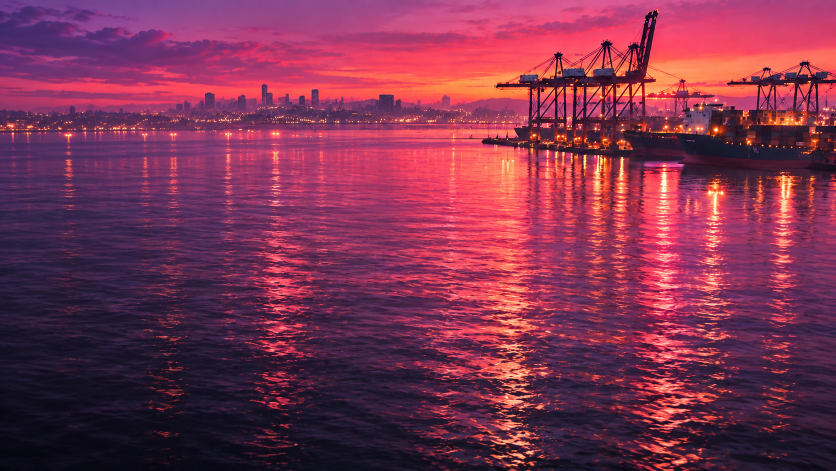
#> input picture assets/plates/bg-sky-sea.png, 1672 x 941 px, found by its file name (shown at 1/2 size)
$ python balance.py
#> lines starting #> are read from the running program, lines starting #| are printed output that depends on the picture
#> further down, o is the input picture: PIL image 1672x941 RGB; mean R, G, B 125.8, 50.6, 80.5
import sys, numpy as np
from PIL import Image
SRC="C:/OMG/roomiverse2-fe/docs/intro-originals/"
def smooth(x,a,b):
    t=np.clip((x-a)/(b-a),0,1); return t*t*(3-2*t)
def lum(a): return (0.2126*a[...,0]+0.7152*a[...,1]+0.0722*a[...,2])/255.0
def gain(a, g, protect=0.35, lo=0.55, hi=0.9):
    """per-channel gain; bright warm lights keep part of their original colour."""
    out=a*np.array(g)[None,None,:] if np.ndim(g)==1 else a*g
    l=lum(a); keep=protect*smooth(l,lo,hi)[...,None]
    out=out*(1-keep)+a*keep
    return np.clip(out,0,255)
def sat(a, k):
    l=lum(a)[...,None]*255
    return np.clip(l+(a-l)*k,0,255)

def bg(sky=(0.88,1.52,1.34), sea=(0.46,1.46,1.62), ssat=0.92):
#> called with sky = (0.88, 1.52, 1.34), sea = (0.46, 1.46, 1.62), ssat = 0.92
    im=Image.open(SRC+"bg-sky-sea.png").convert("RGB"); a=np.asarray(im).astype(np.float32)
    H,W=a.shape[:2]; y=np.arange(H,dtype=np.float32)[:,None]*np.ones((1,W),np.float32)
#> after `H, W = a.shape[:2]`: H = 941; W = 1672
    w=smooth(y,248,285)[...,None]
    s=gain(a,sky); t=gain(a,sea,protect=0.85,lo=0.30,hi=0.55)
    # water only: pull what is still magenta/violet toward blue, but leave bright light reflections warm
    hsv=np.asarray(Image.fromarray(t.astype(np.uint8)).convert("HSV")).astype(np.float32)/255
    h,sa,v=hsv[...,0],hsv[...,1],hsv[...,2]
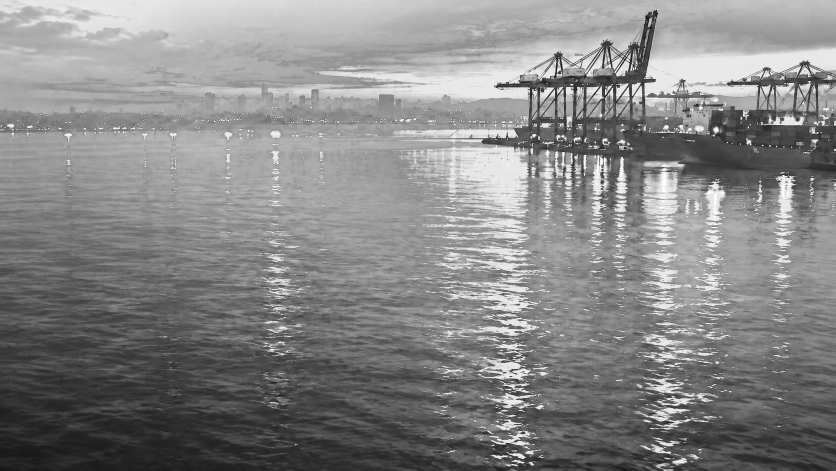
#> v: shape (941, 1672) float32 (shown at 1/2 size); min 0.0118, max 1, mean 0.526
    magenta=smooth(h,0.66,0.74)*(1-smooth(h,0.95,0.99))  # violet..pink hues
    dark=1-smooth(v,0.50,0.80)
    wt=magenta*dark*0.85
    d=((0.60-h+0.5)%1.0)-0.5
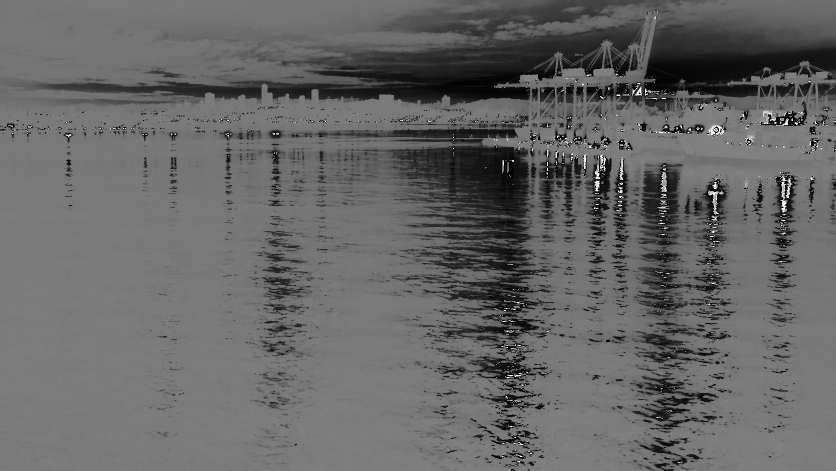
#> d: shape (941, 1672) float32 (shown at 1/2 size); min -0.498, max 0.498, mean -0.0982; drawn with min black and max white
    h2=h+d*wt
    sa2=sa*(1-0.12*wt)
    # light reflections that are still pink: slide to peach/amber so they match the sky's glow
    pink=np.where(h>0.5,smooth(h,0.84,0.92),1-smooth(h,0.03,0.07))
    lit=smooth(v,0.38,0.60)
    wp=pink*lit*0.9
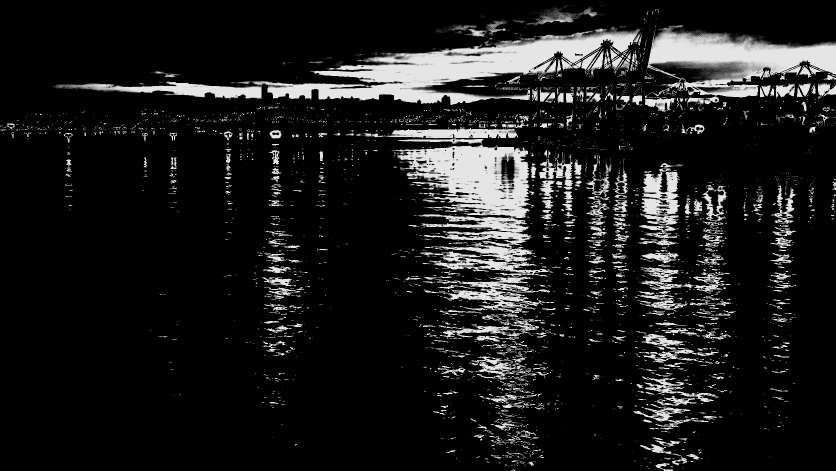
#> wp: shape (941, 1672) float32 (shown at 1/2 size); min 0, max 0.9, mean 0.111
    d2=((0.085-h2+0.5)%1.0)-0.5
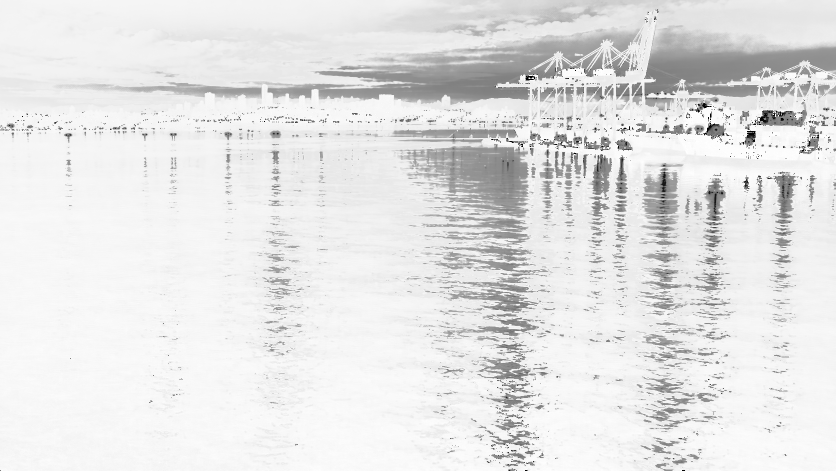
#> d2: shape (941, 1672) float32 (shown at 1/2 size); min -0.499, max 0.497, mean 0.396; drawn with min black and max white
    h2=np.where(wp>0,h2+d2*wp,h2)
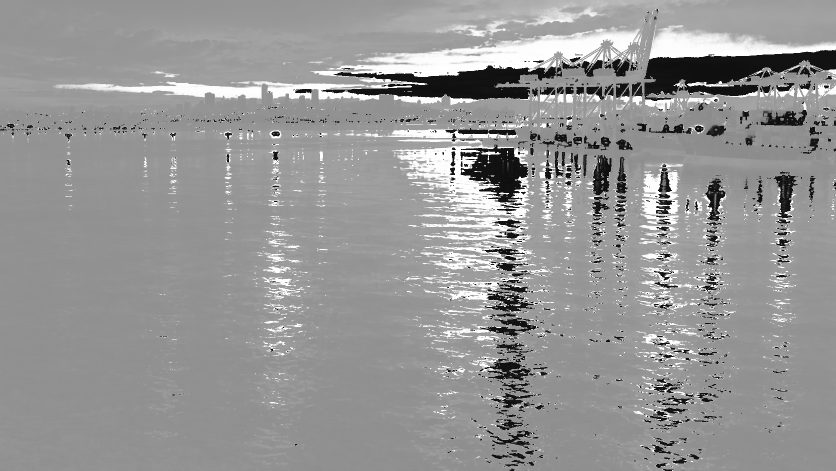
#> h2: shape (941, 1672) float32 (shown at 1/2 size); min 0, max 1.08, mean 0.636; drawn with min black and max white
    sa2=sa2*(1-0.10*wp)
    t=np.asarray(Image.fromarray((np.stack([h2%1.0,np.clip(sa2,0,1),v],-1)*255+0.5).astype(np.uint8),"HSV").convert("RGB")).astype(np.float32)
#> t: shape (941, 1672, 3) float32
    out=s*(1-w)+t*w
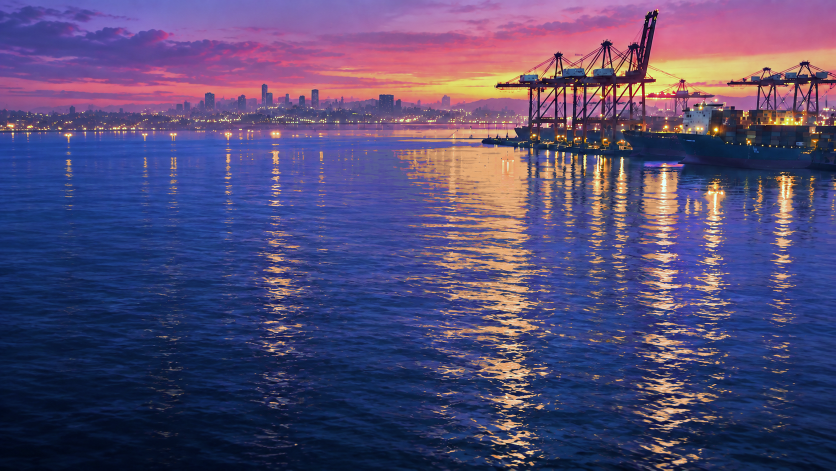
#> out: shape (941, 1672, 3) float64 (shown at 1/2 size); mean R, G, B 85.3, 75.4, 117.3; drawn with min black and max white
    return Image.fromarray(sat(out,ssat).astype(np.uint8))
#> in lum (call 3), `def lum(a): return (0.2126*a[...,0]+0.7152*a[...,1]+0.0722*a[...,2])/2..`:
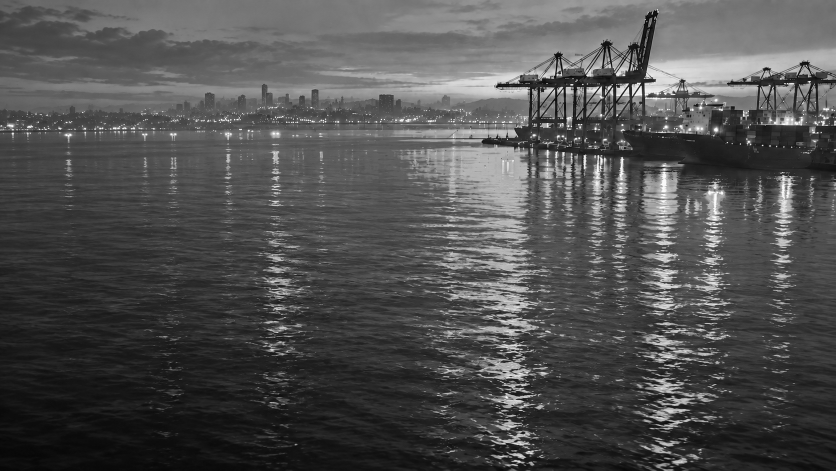
#> returned value: shape (941, 1672) float64 (shown at 1/2 size); min 0.000759, max 0.983, mean 0.316
if __name__=="__main__":
    o=Image.open(SRC+"bg-sky-sea.png").convert("RGB"); n=bg()
    s=Image.new("RGB",(1672,941*2//1));
    s=Image.new("RGB",(1672,1882)); s.paste(o,(0,0)); s.paste(n,(0,941)); s.resize((836,941)).save("C:/Users/user/AppData/Local/Temp/claude/C--OMG-roomiverse2-fe/cdea2054-c8fe-4f88-8315-016a53a69bdc/scratchpad/prev/bg.png")


DST="C:/OMG/roomiverse2-fe/public/intro/"
def save(name, rgb, alpha=None):
    im=Image.fromarray(rgb.astype(np.uint8),"RGB")
    if alpha is not None: im.putalpha(Image.fromarray(alpha,"L"))
    im.save(DST+name+".png",optimize=True); im.save(DST+name+".webp",quality=88,method=6)

def layer(name, g, protect=0.6, lo=0.35, hi=0.7, s=0.95):
    arr=np.asarray(Image.open(SRC+name+".png").convert("RGBA"))
    rgb=arr[...,:3].astype(np.float32); alpha=arr[...,3]
    out=sat(gain(rgb,g,protect,lo,hi),s)
    save(name,out,alpha)

def apply_all():
    save("bg-sky-sea", np.asarray(bg()).astype(np.float32))
    layer("mid-yard",(0.77,1.29,1.34))
    layer("fg-left-crane",(0.80,1.35,1.26))
    print("applied")

if __name__=="__main__" and len(sys.argv)>1 and sys.argv[1]=="apply":
    apply_all()

$ run again, with assets/plates/fg-right-crane.png copied over assets/plates/bg-sky-sea.png
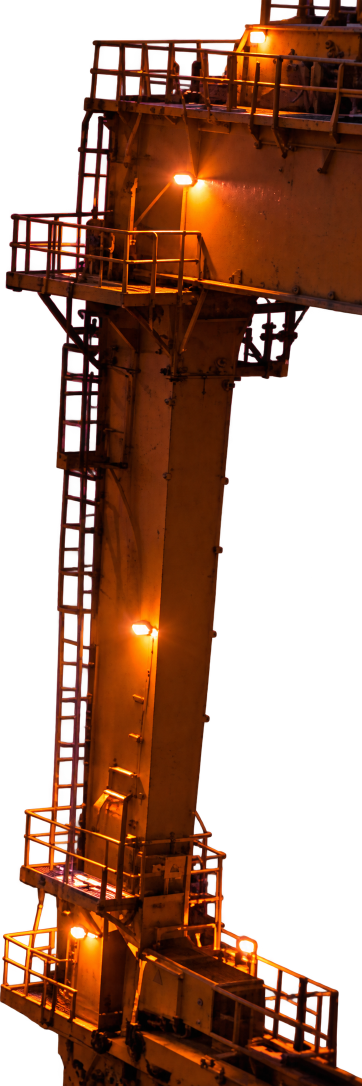
#> input picture assets/plates/fg-right-crane.png, 724 x 2172 px, found by its file name (shown at 1/2 size)
#> in bg, `d2=((0.085-h2+0.5)%1.0)-0.5`:
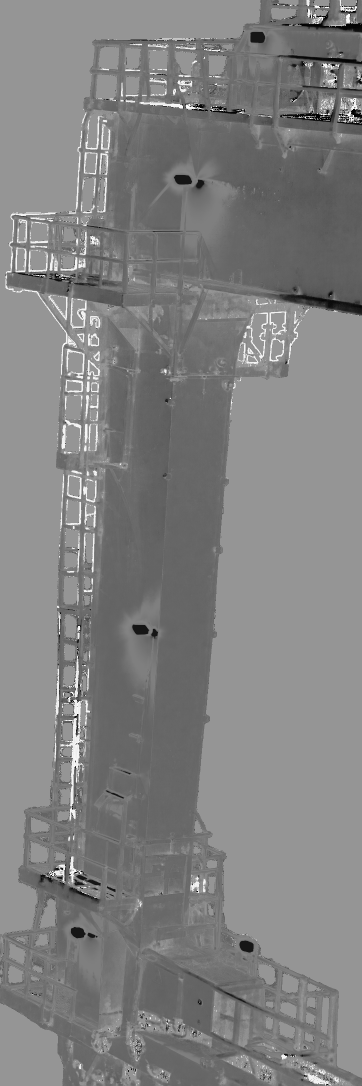
#> d2: shape (2172, 724) float32 (shown at 1/2 size); min -0.499, max 0.497, mean 0.00573; drawn with min black and max white
#> in bg, `out=s*(1-w)+t*w`:
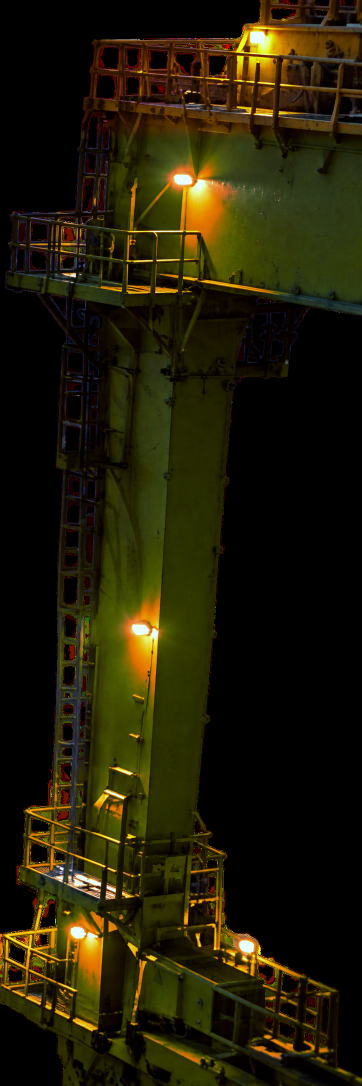
#> out: shape (2172, 724, 3) float64 (shown at 1/2 size); mean R, G, B 33.8, 28.6, 5.1

$ run again, with assets/plates/mid-yard.png copied over assets/plates/bg-sky-sea.png
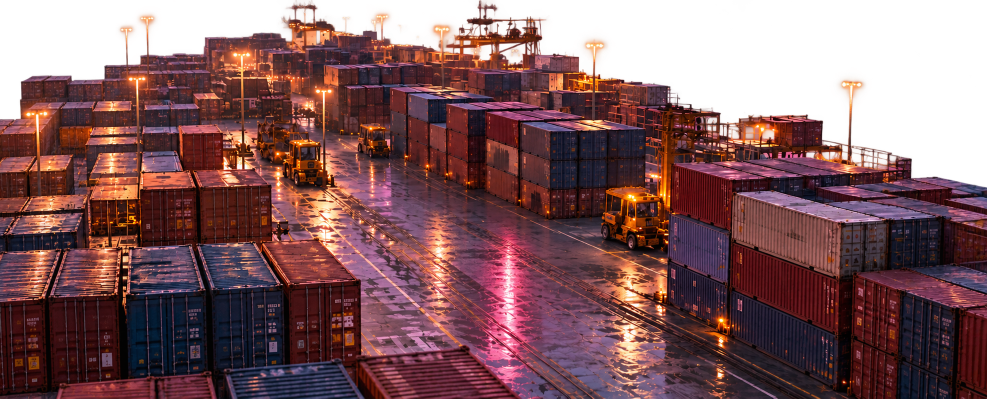
#> input picture assets/plates/mid-yard.png, 1974 x 797 px, found by its file name (shown at 1/2 size)
#> in bg, `d2=((0.085-h2+0.5)%1.0)-0.5`:
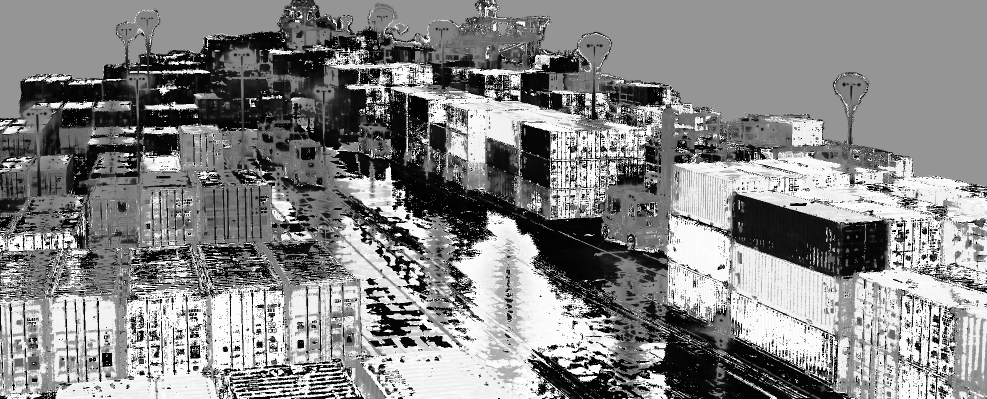
#> d2: shape (797, 1974) float32 (shown at 1/2 size); min -0.499, max 0.497, mean 0.0257; drawn with min black and max white
#> in lum (call 3), `def lum(a): return (0.2126*a[...,0]+0.7152*a[...,1]+0.0722*a[...,2])/2..`:
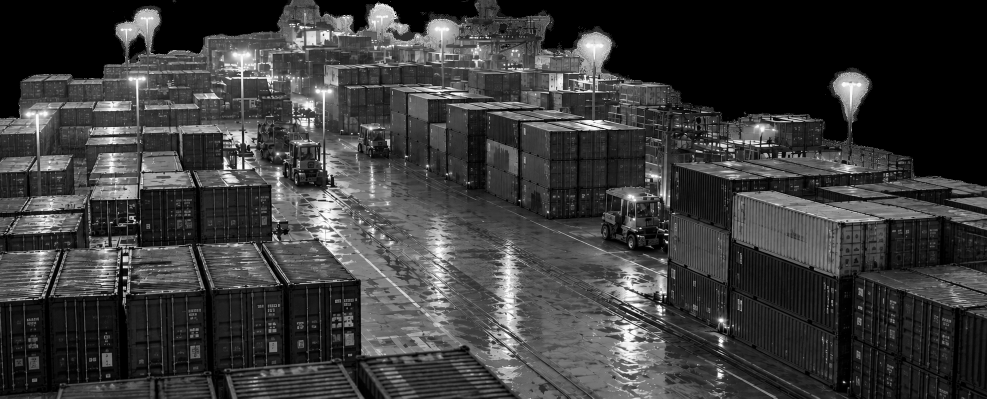
#> returned value: shape (797, 1974) float64 (shown at 1/2 size); min 0, max 0.983, mean 0.232
